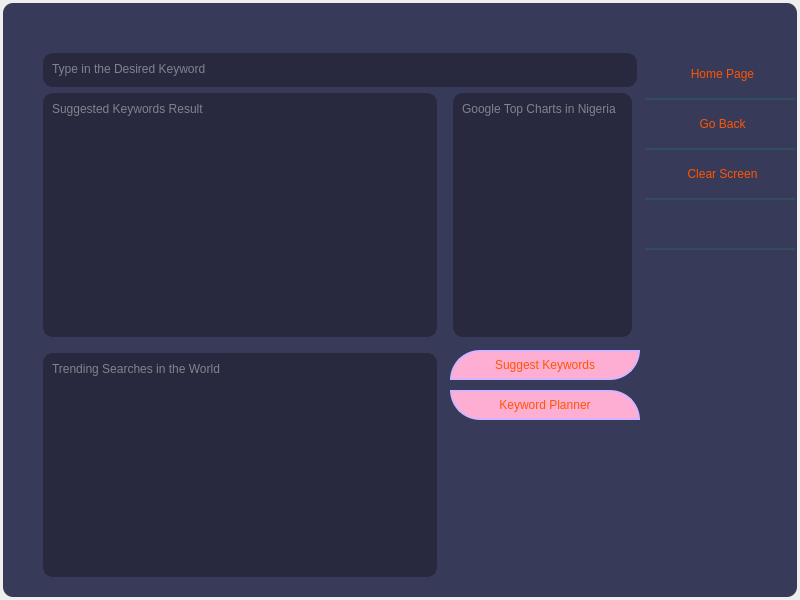
<?xml version="1.0" encoding="UTF-8"?>
<ui version="4.0">
 <class>Dialog</class>
 <widget class="QDialog" name="Dialog">
  <property name="geometry">
   <rect>
    <x>0</x>
    <y>0</y>
    <width>800</width>
    <height>600</height>
   </rect>
  </property>
  <property name="windowTitle">
   <string>Dialog</string>
  </property>
  <widget class="QWidget" name="widget" native="true">
   <property name="geometry">
    <rect>
     <x>0</x>
     <y>0</y>
     <width>800</width>
     <height>600</height>
    </rect>
   </property>
   <property name="styleSheet">
    <string notr="true">QWidget#widget{
	background-color: rgb(56, 58, 89);
	color: rgb(220, 220, 220);
	border-radius: 10px;
	margin: 3px;
}</string>
   </property>
   <widget class="QTextEdit" name="textEdit_1">
    <property name="geometry">
     <rect>
      <x>40</x>
      <y>50</y>
      <width>600</width>
      <height>40</height>
     </rect>
    </property>
    <property name="toolTip">
     <string>Search Engine Optimization tools; type in your desired page title and measure the character count.</string>
    </property>
    <property name="toolTipDuration">
     <number>2</number>
    </property>
    <property name="whatsThis">
     <string>Search Engine Optimization tools; type in your desired page title and measure the character count.</string>
    </property>
    <property name="styleSheet">
     <string notr="true">QTextEdit{
	background-color: rgba(0, 0, 0, 75);
	color: rgb(220, 220, 220);
	border-radius: 10px;
	margin: 3px;
	padding: 5px;
}

QTextEdit:hover{
	border: 3px solid rgb(230, 208, 255);
}</string>
    </property>
    <property name="frameShape">
     <enum>QFrame::Box</enum>
    </property>
    <property name="frameShadow">
     <enum>QFrame::Raised</enum>
    </property>
    <property name="placeholderText">
     <string>Type in the Desired Keyword</string>
    </property>
   </widget>
   <widget class="QPushButton" name="home">
    <property name="geometry">
     <rect>
      <x>645</x>
      <y>50</y>
      <width>150</width>
      <height>50</height>
     </rect>
    </property>
    <property name="styleSheet">
     <string notr="true">QPushButton{
	font: 75 9pt &quot;Constantia&quot;;
	color: rgb(255, 85, 0);
	background-color: rgba(0, 0, 0, 0);
	border: none;
	border-bottom: 2px solid rgba(46, 82, 101, 200);
	padding-left: 5px;
}

QPushButton:hover{
	font: 75 9pt &quot;Constantia&quot;;
	color: rgb(255, 85, 0);
	background-color: rgba(0, 0, 0, 0);
	border: none;
	border-bottom: 2px solid rgb(255, 85, 0);
}
</string>
    </property>
    <property name="text">
     <string>Home Page</string>
    </property>
   </widget>
   <widget class="QPushButton" name="goback">
    <property name="geometry">
     <rect>
      <x>645</x>
      <y>100</y>
      <width>150</width>
      <height>50</height>
     </rect>
    </property>
    <property name="styleSheet">
     <string notr="true">QPushButton{
	font: 75 9pt &quot;Constantia&quot;;
	color: rgb(255, 85, 0);
	background-color: rgba(0, 0, 0, 0);
	border: none;
	border-bottom: 2px solid rgba(46, 82, 101, 200);
	padding-left: 5px;
}

QPushButton:hover{
	font: 75 9pt &quot;Constantia&quot;;
	color: rgb(255, 85, 0);
	background-color: rgba(0, 0, 0, 0);
	border: none;
	border-bottom: 2px solid rgb(255, 85, 0);
}
</string>
    </property>
    <property name="text">
     <string>Go Back</string>
    </property>
   </widget>
   <widget class="QPushButton" name="pushbutton">
    <property name="geometry">
     <rect>
      <x>645</x>
      <y>200</y>
      <width>150</width>
      <height>50</height>
     </rect>
    </property>
    <property name="styleSheet">
     <string notr="true">QPushButton{
	font: 75 9pt &quot;Constantia&quot;;
	color: rgb(255, 85, 0);
	background-color: rgba(0, 0, 0, 0);
	border: none;
	border-bottom: 2px solid rgba(46, 82, 101, 200);
	padding-left: 5px;
}

QPushButton:hover{
	font: 75 9pt &quot;Constantia&quot;;
	color: rgb(255, 85, 0);
	background-color: rgba(0, 0, 0, 0);
	border: none;
	border-bottom: 2px solid rgb(255, 85, 0);
}
</string>
    </property>
    <property name="text">
     <string/>
    </property>
   </widget>
   <widget class="QPushButton" name="descriptionButton">
    <property name="geometry">
     <rect>
      <x>450</x>
      <y>350</y>
      <width>190</width>
      <height>30</height>
     </rect>
    </property>
    <property name="styleSheet">
     <string notr="true">QPushButton{
	font: 75 9pt &quot;Constantia&quot;;
	color: rgb(255, 85, 0);
	border: 2px solid rgb(212, 180, 255);
	border-bottom-right-radius: 30px;
	border-top-left-radius: 30px;
	background-color: rgb(255, 174, 211);
}

QPushButton:hover{
	border: 3px solid rgb(230, 208, 255);
	border-top-right-radius: 30px;
	border-bottom-left-radius: 30px;
	border-bottom-right-radius: 0px;
	border-top-left-radius: 0px;
}</string>
    </property>
    <property name="text">
     <string>Suggest Keywords</string>
    </property>
   </widget>
   <widget class="QPushButton" name="keyword">
    <property name="geometry">
     <rect>
      <x>450</x>
      <y>390</y>
      <width>190</width>
      <height>30</height>
     </rect>
    </property>
    <property name="styleSheet">
     <string notr="true">QPushButton{
	font: 75 9pt &quot;Constantia&quot;;
	color: rgb(255, 85, 0);
	border: 2px solid rgb(212, 180, 255);
	border-bottom-left-radius: 30px;
	border-top-right-radius: 30px;
	background-color: rgb(255, 174, 211);
}

QPushButton:hover{
	border: 3px solid rgb(230, 208, 255);
	border-top-left-radius: 30px;
	border-bottom-right-radius: 30px;
	border-bottom-left-radius: 0px;
	border-top-right-radius: 0px;
}</string>
    </property>
    <property name="text">
     <string>Keyword Planner</string>
    </property>
   </widget>
   <widget class="QPushButton" name="clearButton">
    <property name="geometry">
     <rect>
      <x>645</x>
      <y>150</y>
      <width>150</width>
      <height>50</height>
     </rect>
    </property>
    <property name="styleSheet">
     <string notr="true">QPushButton{
	font: 75 9pt &quot;Constantia&quot;;
	color: rgb(255, 85, 0);
	background-color: rgba(0, 0, 0, 0);
	border: none;
	border-bottom: 2px solid rgba(46, 82, 101, 200);
	padding-left: 5px;
}

QPushButton:hover{
	font: 75 9pt &quot;Constantia&quot;;
	color: rgb(255, 85, 0);
	background-color: rgba(0, 0, 0, 0);
	border: none;
	border-bottom: 2px solid rgb(255, 85, 0);
}
</string>
    </property>
    <property name="text">
     <string>Clear Screen</string>
    </property>
   </widget>
   <widget class="QTextBrowser" name="textEdit_5">
    <property name="geometry">
     <rect>
      <x>40</x>
      <y>90</y>
      <width>400</width>
      <height>250</height>
     </rect>
    </property>
    <property name="styleSheet">
     <string notr="true">QTextBrowser{
	background-color: rgba(0, 0, 0, 75);
	color: rgb(220, 220, 220);
	border-radius: 10px;
	margin: 3px;
	padding: 5px;
}

QTextBrowser:hover{
	border: 3px solid rgb(230, 208, 255);
}</string>
    </property>
    <property name="frameShadow">
     <enum>QFrame::Raised</enum>
    </property>
    <property name="placeholderText">
     <string>Suggested Keywords Result</string>
    </property>
   </widget>
   <widget class="QTextBrowser" name="textEdit_2">
    <property name="geometry">
     <rect>
      <x>40</x>
      <y>350</y>
      <width>400</width>
      <height>230</height>
     </rect>
    </property>
    <property name="styleSheet">
     <string notr="true">QTextBrowser{
	background-color: rgba(0, 0, 0, 75);
	color: rgb(220, 220, 220);
	border-radius: 10px;
	margin: 3px;
	padding: 5px;
}

QTextBrowser:hover{
	border: 3px solid rgb(230, 208, 255);
}</string>
    </property>
    <property name="frameShadow">
     <enum>QFrame::Raised</enum>
    </property>
    <property name="placeholderText">
     <string>Trending Searches in the World</string>
    </property>
   </widget>
   <widget class="QTextBrowser" name="textEdit_3">
    <property name="geometry">
     <rect>
      <x>450</x>
      <y>90</y>
      <width>185</width>
      <height>250</height>
     </rect>
    </property>
    <property name="styleSheet">
     <string notr="true">QTextBrowser{
	background-color: rgba(0, 0, 0, 75);
	color: rgb(220, 220, 220);
	border-radius: 10px;
	margin: 3px;
	padding: 5px;
}

QTextBrowser:hover{
	border: 3px solid rgb(230, 208, 255);
}</string>
    </property>
    <property name="frameShadow">
     <enum>QFrame::Raised</enum>
    </property>
    <property name="placeholderText">
     <string>Google Top Charts in Nigeria</string>
    </property>
   </widget>
  </widget>
 </widget>
 <resources/>
 <connections/>
</ui>
